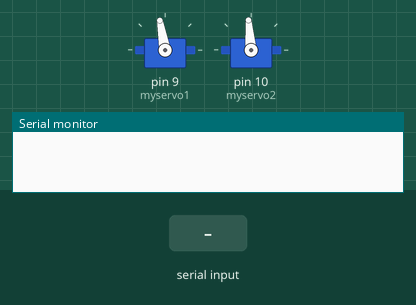
This sketch was run on a simulated Arduino Uno, built with avr-gcc and run on an emulated ATmega328P. Parts: 2 × servo, the last lines printed to the serial monitor. The test bench sets the inputs (shaded band).

Above: at 1.2 s.
1.3 s: "1" received over Serial
At 2.1 s:
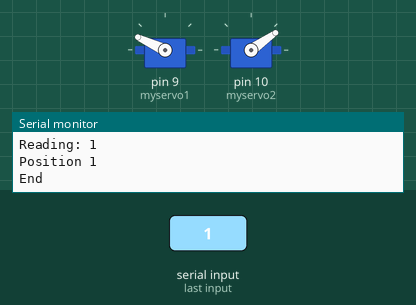
2.8 s: "0" received over Serial
At 3.3 s:
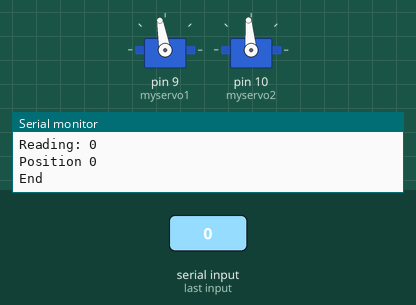
Timing chart, 0 to 5.8 s (numbered marks = the images above; inputs shaded):
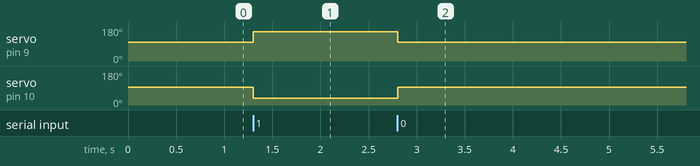

The sketch:

HS_755_Servo.ino
```cpp
#include <Servo.h>

Servo myservo1;
Servo myservo2;

char incomingByte = 0;

void setup()
{
  Serial.begin(9600);
  myservo1.attach(9);
  myservo2.attach(10);
  myservo1.write(100);
  myservo2.write(95);
}

void loop()
{
  if (Serial.available() > 0) {
    incomingByte = Serial.read();
    Serial.print("Reading: ");
    Serial.println(incomingByte);
    if (incomingByte == '1') {
      Serial.print("Position 1 \n");
      myservo1.write(155);
      myservo2.write(35);
    }
    if (incomingByte == '0') {
      Serial.print("Position 0\n");
      myservo1.write(100);
      myservo2.write(95);
    }
    Serial.println("End");
  }
}
```

Measured:
- after the input at 1.3 s, servo on pin 9 (myservo1): 100° → 155° at once; servo on pin 10 (myservo2): 95° → 35° at once
- after the input at 2.8 s, servo on pin 9 (myservo1): 155° → 100° at once; servo on pin 10 (myservo2): 35° → 95° at once
